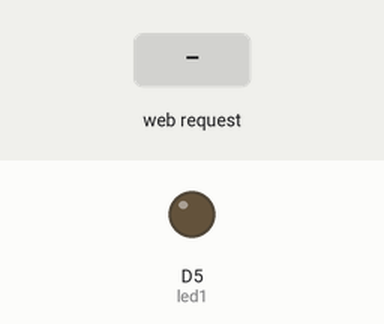
The sketch below on a simulated ESP8266 (NodeMCU). Parts: output pins drawn as LEDs (lit = HIGH). The test bench sets the inputs (shaded band). WiFi joins after 1.5 s; servers stay silent unless stated; what the sketch prints to the serial monitor is not drawn.

Above: at 2.8 s.
2.9 s: HTTP request GET /led1on received
At 4.0 s:
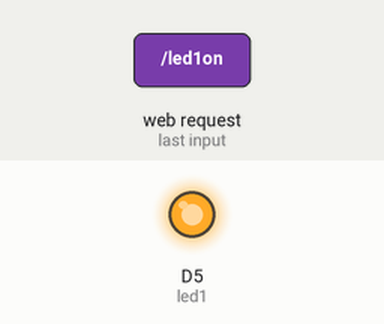
4.4 s: HTTP request GET /led1off received
At 5.2 s:
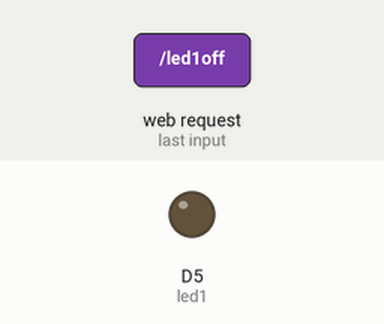
Timing chart, 0 to 7.4 s (numbered marks = the images above; inputs shaded):
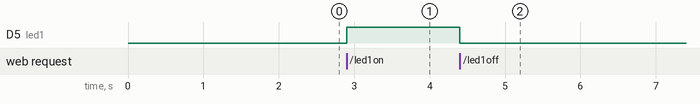

Measured:
- after the input at 2.9 s, D5 (led1): LOW → HIGH at once
- after the input at 4.4 s, D5 (led1): HIGH → LOW at once

The sketch:

Code_for_control_LED_to_Webserver.ino
```cpp
#include <ESP8266WiFi.h>

WiFiClient client;
WiFiServer server(80);

#define led1 D5
//#define led2 D6

void setup()
{
  // put your setup code here, to run once:
  Serial.begin(9600);
  WiFi.begin("PTCL558", "yahyasattar");
  while (WiFi.status() != WL_CONNECTED)
  {
    delay(200);
    Serial.print("..");
  }
  Serial.println();
  Serial.println("NodeMCU is connected!");
  Serial.println(WiFi.localIP());
  server.begin();
  pinMode(led1, OUTPUT);
//  pinMode(led2, OUTPUT);
}

void loop()
{
  // put your main code here, to run repeatedly:
  client = server.available();  //Gets a client that is connected to the server and has data available for reading.
  if (client == 1)
  {
    String request =  client.readStringUntil('\n');
    Serial.println(request);
    request.trim();
    if (request == "GET /led1on HTTP/1.1")
    {
      digitalWrite(led1, HIGH);
      Serial.println("LED 1 is ON");
    }
    if (request == "GET /led1off HTTP/1.1")
    {
      digitalWrite(led1, LOW);
      Serial.println("LED 1 is OFF");
    }
//    if (request == "GET /led2on HTTP/1.1")
//    {
//      digitalWrite(led2, HIGH);
//      Serial.println("LED 2 is ON");
//    }
//    if (request == "GET /led2off HTTP/1.1")
//    {
//      digitalWrite(led2, LOW);
//      Serial.println("LED 2 is OFF");
//    }
  }
  client.println("HTTP/1.1 200 OK");
  client.println("Content-type:text/html");
  client.println("Connection: close");
  client.println("");
  client.println("<!DOCTYPE HTML>");
  client.println("<html>");
  client.println("<h1>Welcome to the Webpage!</h1>");
  client.println("<h3>LED Controls</h3>");
  client.println("<br>");
  client.println("<a href=\"/led1on\"\"><button>LED 1 ON</button></a>");
  client.println("<a href=\"/led1off\"\"><button>LED 1 OFF</button></a><br/>");
//  client.println("<a href=\"/led2on\"\"><button>LED 2 ON</button></a>");
//  client.println("<a href=\"/led2off\"\"><button>LED 2 OFF</button></a><br/>");
  client.println("</html>");
}
```
